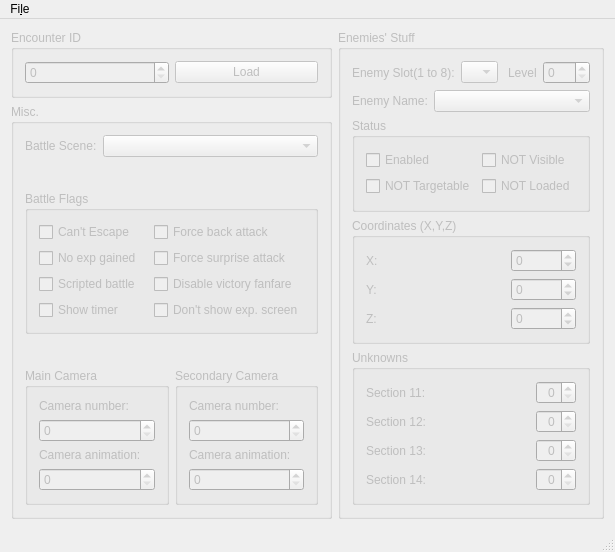
<?xml version="1.0" encoding="UTF-8"?>
<ui version="4.0">
 <class>MainWindow</class>
 <widget class="QMainWindow" name="MainWindow">
  <property name="geometry">
   <rect>
    <x>0</x>
    <y>0</y>
    <width>550</width>
    <height>488</height>
   </rect>
  </property>
  <property name="baseSize">
   <size>
    <width>0</width>
    <height>0</height>
   </size>
  </property>
  <property name="windowTitle">
   <string>Cactilio - FFVIII Battle Structure Editor</string>
  </property>
  <property name="windowIcon">
   <iconset resource="cactilio.qrc">
    <normaloff>:/images/cactilio128.png</normaloff>:/images/cactilio128.png</iconset>
  </property>
  <widget class="QWidget" name="centralWidget">
   <layout class="QHBoxLayout" name="horizontalLayout">
    <item>
     <layout class="QVBoxLayout" name="verticalLayout_3">
      <item>
       <widget class="QGroupBox" name="encounterGroupBox">
        <property name="enabled">
         <bool>false</bool>
        </property>
        <property name="title">
         <string>Encounter ID</string>
        </property>
        <layout class="QHBoxLayout" name="horizontalLayout_5">
         <item>
          <widget class="QSpinBox" name="encounterID">
           <property name="statusTip">
            <string/>
           </property>
           <property name="maximum">
            <number>1023</number>
           </property>
          </widget>
         </item>
         <item>
          <widget class="QPushButton" name="loadEncounter">
           <property name="text">
            <string>Load</string>
           </property>
           <property name="autoDefault">
            <bool>false</bool>
           </property>
           <property name="flat">
            <bool>false</bool>
           </property>
          </widget>
         </item>
        </layout>
       </widget>
      </item>
      <item>
       <widget class="QGroupBox" name="MiscBox">
        <property name="enabled">
         <bool>false</bool>
        </property>
        <property name="title">
         <string>Misc.</string>
        </property>
        <layout class="QVBoxLayout" name="verticalLayout_2">
         <item>
          <layout class="QVBoxLayout" name="verticalLayout" stretch="1,3,3">
           <property name="spacing">
            <number>34</number>
           </property>
           <item>
            <layout class="QHBoxLayout" name="horizontalLayout_3">
             <property name="sizeConstraint">
              <enum>QLayout::SetDefaultConstraint</enum>
             </property>
             <item>
              <widget class="QLabel" name="label_5">
               <property name="sizePolicy">
                <sizepolicy hsizetype="Fixed" vsizetype="Fixed">
                 <horstretch>0</horstretch>
                 <verstretch>0</verstretch>
                </sizepolicy>
               </property>
               <property name="text">
                <string>Battle Scene:</string>
               </property>
              </widget>
             </item>
             <item>
              <widget class="QComboBox" name="sceneBox">
               <property name="minimumSize">
                <size>
                 <width>156</width>
                 <height>0</height>
                </size>
               </property>
               <property name="maxVisibleItems">
                <number>20</number>
               </property>
               <property name="sizeAdjustPolicy">
                <enum>QComboBox::AdjustToContents</enum>
               </property>
              </widget>
             </item>
            </layout>
           </item>
           <item>
            <widget class="QGroupBox" name="flagsBox">
             <property name="title">
              <string>Battle Flags</string>
             </property>
             <layout class="QVBoxLayout" name="verticalLayout_7">
              <item>
               <layout class="QGridLayout" name="flagsLayout">
                <property name="sizeConstraint">
                 <enum>QLayout::SetDefaultConstraint</enum>
                </property>
                <property name="horizontalSpacing">
                 <number>12</number>
                </property>
                <item row="1" column="1">
                 <widget class="QCheckBox" name="surpriseAttack">
                  <property name="text">
                   <string>Force surprise attack</string>
                  </property>
                 </widget>
                </item>
                <item row="1" column="0">
                 <widget class="QCheckBox" name="noExpGain">
                  <property name="text">
                   <string>No exp gained</string>
                  </property>
                 </widget>
                </item>
                <item row="0" column="1">
                 <widget class="QCheckBox" name="backAttack">
                  <property name="text">
                   <string>Force back attack</string>
                  </property>
                 </widget>
                </item>
                <item row="2" column="0">
                 <widget class="QCheckBox" name="scriptedBattle">
                  <property name="text">
                   <string>Scripted battle</string>
                  </property>
                 </widget>
                </item>
                <item row="3" column="0">
                 <widget class="QCheckBox" name="showTimer">
                  <property name="text">
                   <string>Show timer</string>
                  </property>
                 </widget>
                </item>
                <item row="2" column="1">
                 <widget class="QCheckBox" name="noVictory">
                  <property name="text">
                   <string>Disable victory fanfare</string>
                  </property>
                 </widget>
                </item>
                <item row="3" column="1">
                 <widget class="QCheckBox" name="noExpScreen">
                  <property name="text">
                   <string>Don't show exp. screen</string>
                  </property>
                 </widget>
                </item>
                <item row="0" column="0">
                 <widget class="QCheckBox" name="noEscape">
                  <property name="text">
                   <string>Can't Escape</string>
                  </property>
                 </widget>
                </item>
               </layout>
              </item>
             </layout>
            </widget>
           </item>
           <item>
            <layout class="QHBoxLayout" name="horizontalLayout_4">
             <item>
              <widget class="QGroupBox" name="mainCGBox">
               <property name="title">
                <string>Main Camera</string>
               </property>
               <layout class="QVBoxLayout" name="verticalLayout_5">
                <item>
                 <widget class="QLabel" name="label">
                  <property name="text">
                   <string>Camera number:</string>
                  </property>
                 </widget>
                </item>
                <item>
                 <widget class="QSpinBox" name="mainCamNumberBox">
                  <property name="maximum">
                   <number>3</number>
                  </property>
                 </widget>
                </item>
                <item>
                 <widget class="QLabel" name="label_2">
                  <property name="text">
                   <string>Camera animation:</string>
                  </property>
                 </widget>
                </item>
                <item>
                 <widget class="QSpinBox" name="mainCamAnimBox">
                  <property name="maximum">
                   <number>7</number>
                  </property>
                 </widget>
                </item>
               </layout>
              </widget>
             </item>
             <item>
              <widget class="QGroupBox" name="secCGBox">
               <property name="title">
                <string>Secondary Camera</string>
               </property>
               <layout class="QVBoxLayout" name="verticalLayout_6">
                <item>
                 <widget class="QLabel" name="label_4">
                  <property name="text">
                   <string>Camera number:</string>
                  </property>
                 </widget>
                </item>
                <item>
                 <widget class="QSpinBox" name="secCamNumberBox">
                  <property name="maximum">
                   <number>3</number>
                  </property>
                 </widget>
                </item>
                <item>
                 <widget class="QLabel" name="label_3">
                  <property name="text">
                   <string>Camera animation:</string>
                  </property>
                 </widget>
                </item>
                <item>
                 <widget class="QSpinBox" name="secCamAnimBox">
                  <property name="maximum">
                   <number>7</number>
                  </property>
                 </widget>
                </item>
               </layout>
              </widget>
             </item>
            </layout>
           </item>
          </layout>
         </item>
        </layout>
       </widget>
      </item>
     </layout>
    </item>
    <item>
     <widget class="QGroupBox" name="enemyStuffBox">
      <property name="enabled">
       <bool>false</bool>
      </property>
      <property name="title">
       <string>Enemies' Stuff</string>
      </property>
      <layout class="QVBoxLayout" name="verticalLayout_4">
       <item>
        <layout class="QHBoxLayout" name="horizontalLayout_2">
         <item>
          <widget class="QLabel" name="slotLabel">
           <property name="text">
            <string>Enemy Slot(1 to 8):</string>
           </property>
          </widget>
         </item>
         <item>
          <widget class="QComboBox" name="enemySlotBox">
           <property name="currentIndex">
            <number>-1</number>
           </property>
           <item>
            <property name="text">
             <string>1</string>
            </property>
           </item>
           <item>
            <property name="text">
             <string>2</string>
            </property>
           </item>
           <item>
            <property name="text">
             <string>3</string>
            </property>
           </item>
           <item>
            <property name="text">
             <string>4</string>
            </property>
           </item>
           <item>
            <property name="text">
             <string>5</string>
            </property>
           </item>
           <item>
            <property name="text">
             <string>6</string>
            </property>
           </item>
           <item>
            <property name="text">
             <string>7</string>
            </property>
           </item>
           <item>
            <property name="text">
             <string>8</string>
            </property>
           </item>
          </widget>
         </item>
         <item>
          <spacer name="horizontalSpacer">
           <property name="orientation">
            <enum>Qt::Horizontal</enum>
           </property>
           <property name="sizeHint" stdset="0">
            <size>
             <width>40</width>
             <height>20</height>
            </size>
           </property>
          </spacer>
         </item>
         <item>
          <widget class="QLabel" name="levelLabel">
           <property name="text">
            <string>Level</string>
           </property>
          </widget>
         </item>
         <item>
          <widget class="QSpinBox" name="levelBox">
           <property name="maximum">
            <number>255</number>
           </property>
          </widget>
         </item>
        </layout>
       </item>
       <item>
        <layout class="QHBoxLayout" name="nameLayout" stretch="2,5">
         <item>
          <widget class="QLabel" name="nameLabel">
           <property name="text">
            <string>Enemy Name:</string>
           </property>
          </widget>
         </item>
         <item>
          <widget class="QComboBox" name="enemyNameBox">
           <property name="maxVisibleItems">
            <number>20</number>
           </property>
           <property name="sizeAdjustPolicy">
            <enum>QComboBox::AdjustToContents</enum>
           </property>
          </widget>
         </item>
        </layout>
       </item>
       <item>
        <widget class="QGroupBox" name="enemyStatGroup">
         <property name="title">
          <string>Status</string>
         </property>
         <layout class="QVBoxLayout" name="verticalLayout_10">
          <item>
           <layout class="QGridLayout" name="gridLayout_2">
            <item row="0" column="0">
             <widget class="QCheckBox" name="enabledCheck">
              <property name="text">
               <string>Enabled</string>
              </property>
             </widget>
            </item>
            <item row="0" column="1">
             <widget class="QCheckBox" name="visibleCheck">
              <property name="text">
               <string>NOT Visible</string>
              </property>
             </widget>
            </item>
            <item row="1" column="0">
             <widget class="QCheckBox" name="targetableCheck">
              <property name="text">
               <string>NOT Targetable</string>
              </property>
             </widget>
            </item>
            <item row="1" column="1">
             <widget class="QCheckBox" name="loadedCheck">
              <property name="text">
               <string>NOT Loaded</string>
              </property>
             </widget>
            </item>
           </layout>
          </item>
         </layout>
        </widget>
       </item>
       <item>
        <widget class="QGroupBox" name="coordsGroup">
         <property name="whatsThis">
          <string>&lt;html&gt;&lt;head/&gt;&lt;body&gt;&lt;p&gt;&lt;br/&gt;&lt;/p&gt;&lt;/body&gt;&lt;/html&gt;</string>
         </property>
         <property name="title">
          <string>Coordinates (X,Y,Z)</string>
         </property>
         <layout class="QVBoxLayout" name="verticalLayout_9">
          <item>
           <layout class="QGridLayout" name="gridLayout_3" columnstretch="1,0">
            <item row="0" column="1">
             <widget class="QSpinBox" name="xCoordBox">
              <property name="minimum">
               <number>-32768</number>
              </property>
              <property name="maximum">
               <number>32768</number>
              </property>
             </widget>
            </item>
            <item row="2" column="1">
             <widget class="QSpinBox" name="zCoordBox">
              <property name="minimum">
               <number>-32768</number>
              </property>
              <property name="maximum">
               <number>32768</number>
              </property>
             </widget>
            </item>
            <item row="1" column="0">
             <widget class="QLabel" name="label_9">
              <property name="text">
               <string>Y:</string>
              </property>
             </widget>
            </item>
            <item row="1" column="1">
             <widget class="QSpinBox" name="yCoordBox">
              <property name="minimum">
               <number>-32768</number>
              </property>
              <property name="maximum">
               <number>32768</number>
              </property>
             </widget>
            </item>
            <item row="2" column="0">
             <widget class="QLabel" name="label_10">
              <property name="text">
               <string>Z:</string>
              </property>
             </widget>
            </item>
            <item row="0" column="0">
             <widget class="QLabel" name="label_8">
              <property name="text">
               <string>X:</string>
              </property>
             </widget>
            </item>
           </layout>
          </item>
         </layout>
        </widget>
       </item>
       <item>
        <widget class="QGroupBox" name="unknownGroup">
         <property name="title">
          <string>Unknowns</string>
         </property>
         <layout class="QVBoxLayout" name="verticalLayout_8">
          <item>
           <layout class="QGridLayout" name="gridLayout_4" columnstretch="2,0">
            <item row="1" column="1">
             <widget class="QSpinBox" name="sect12Box">
              <property name="alignment">
               <set>Qt::AlignRight|Qt::AlignTrailing|Qt::AlignVCenter</set>
              </property>
              <property name="maximum">
               <number>65535</number>
              </property>
              <property name="displayIntegerBase">
               <number>16</number>
              </property>
             </widget>
            </item>
            <item row="3" column="1">
             <widget class="QSpinBox" name="sect14Box">
              <property name="alignment">
               <set>Qt::AlignRight|Qt::AlignTrailing|Qt::AlignVCenter</set>
              </property>
              <property name="suffix">
               <string/>
              </property>
              <property name="prefix">
               <string/>
              </property>
              <property name="maximum">
               <number>255</number>
              </property>
              <property name="displayIntegerBase">
               <number>16</number>
              </property>
             </widget>
            </item>
            <item row="0" column="0">
             <widget class="QLabel" name="label_12">
              <property name="text">
               <string>Section 11:</string>
              </property>
             </widget>
            </item>
            <item row="0" column="1">
             <widget class="QSpinBox" name="sect11Box">
              <property name="alignment">
               <set>Qt::AlignRight|Qt::AlignTrailing|Qt::AlignVCenter</set>
              </property>
              <property name="maximum">
               <number>65535</number>
              </property>
              <property name="displayIntegerBase">
               <number>16</number>
              </property>
             </widget>
            </item>
            <item row="1" column="0">
             <widget class="QLabel" name="label_13">
              <property name="text">
               <string>Section 12:</string>
              </property>
             </widget>
            </item>
            <item row="2" column="0">
             <widget class="QLabel" name="label_14">
              <property name="text">
               <string>Section 13:</string>
              </property>
             </widget>
            </item>
            <item row="2" column="1">
             <widget class="QSpinBox" name="sect13Box">
              <property name="alignment">
               <set>Qt::AlignRight|Qt::AlignTrailing|Qt::AlignVCenter</set>
              </property>
              <property name="maximum">
               <number>65535</number>
              </property>
              <property name="displayIntegerBase">
               <number>16</number>
              </property>
             </widget>
            </item>
            <item row="3" column="0">
             <widget class="QLabel" name="label_15">
              <property name="text">
               <string>Section 14:</string>
              </property>
             </widget>
            </item>
           </layout>
          </item>
         </layout>
        </widget>
       </item>
      </layout>
     </widget>
    </item>
   </layout>
  </widget>
  <widget class="QStatusBar" name="statusBar"/>
  <widget class="QMenuBar" name="menuBar">
   <property name="geometry">
    <rect>
     <x>0</x>
     <y>0</y>
     <width>550</width>
     <height>21</height>
    </rect>
   </property>
   <widget class="QMenu" name="menuFile">
    <property name="title">
     <string>Fi&amp;le</string>
    </property>
    <addaction name="actionOpen"/>
    <addaction name="actionSave"/>
    <addaction name="actionQuit"/>
   </widget>
   <addaction name="menuFile"/>
  </widget>
  <action name="actionOpen">
   <property name="icon">
    <iconset resource="cactilio.qrc">
     <normaloff>:/images/open.png</normaloff>:/images/open.png</iconset>
   </property>
   <property name="text">
    <string>&amp;Open</string>
   </property>
   <property name="shortcut">
    <string>Ctrl+O</string>
   </property>
  </action>
  <action name="actionQuit">
   <property name="icon">
    <iconset resource="cactilio.qrc">
     <normaloff>:/images/quit.png</normaloff>:/images/quit.png</iconset>
   </property>
   <property name="text">
    <string>&amp;Quit</string>
   </property>
   <property name="shortcut">
    <string>Ctrl+Q</string>
   </property>
  </action>
  <action name="actionSave">
   <property name="enabled">
    <bool>false</bool>
   </property>
   <property name="icon">
    <iconset resource="cactilio.qrc">
     <normaloff>:/images/save.png</normaloff>:/images/save.png</iconset>
   </property>
   <property name="text">
    <string>&amp;Save</string>
   </property>
   <property name="shortcut">
    <string>Ctrl+S</string>
   </property>
  </action>
 </widget>
 <layoutdefault spacing="6" margin="11"/>
 <resources>
  <include location="cactilio.qrc"/>
 </resources>
 <connections>
  <connection>
   <sender>actionQuit</sender>
   <signal>triggered()</signal>
   <receiver>MainWindow</receiver>
   <slot>close()</slot>
   <hints>
    <hint type="sourcelabel">
     <x>-1</x>
     <y>-1</y>
    </hint>
    <hint type="destinationlabel">
     <x>353</x>
     <y>288</y>
    </hint>
   </hints>
  </connection>
 </connections>
</ui>
